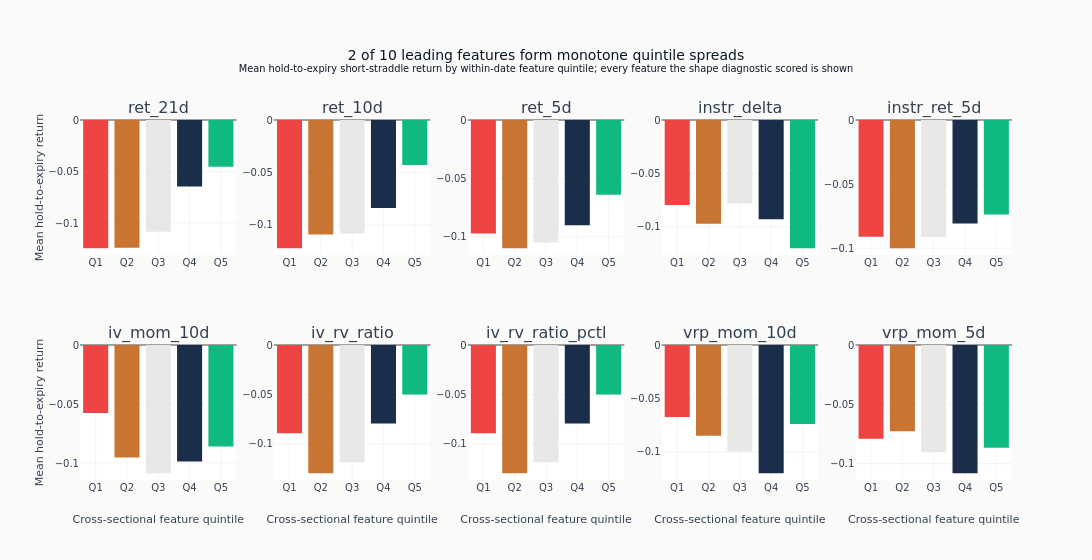

The cell this chart's notebook holds for it:
### Markdown cell above
### Quantile Return Plots

### Code cell
if quantile_spreads:
    # Every feature the shape diagnostic scored is drawn. The title counts monotone
    # profiles over exactly this set, so a subset would leave the count unverifiable
    # against the chart it sits on.
    feats_to_show = list(quantile_spreads.keys())
    n_show = len(feats_to_show)
    n_cols = min(5, n_show)
    n_rows_fig = (n_show + n_cols - 1) // n_cols

    fig = make_subplots(rows=n_rows_fig, cols=n_cols, subplot_titles=feats_to_show)
    for idx, feat in enumerate(feats_to_show):
        r, c = divmod(idx, n_cols)
        q_means = quantile_spreads[feat]["q_means"]
        fig.add_trace(
            go.Bar(
                x=[f"Q{i + 1}" for i in range(len(q_means))],
                y=q_means,
                marker_color=[
                    COLORS["negative"],
                    COLORS["copper"],
                    COLORS["silver_muted"],
                    COLORS["slate"],
                    COLORS["positive"],
                ],
                showlegend=False,
            ),
            row=r + 1,
            col=c + 1,
        )
    fig.update_layout(
        template="ml4t",
        height=280 * n_rows_fig,
        width=1150,
        title={
            "text": (
                f"{n_monotone} of {len(monotonicity_scores)} leading features form monotone "
                "quintile spreads"
                "<br><sup>Mean hold-to-expiry short-straddle return by within-date feature "
                "quintile; every feature the shape diagnostic scored is shown</sup>"
            )
        },
        margin=dict(t=120),
    )
    for col in range(1, n_cols + 1):
        fig.update_xaxes(title_text="Cross-sectional feature quintile", row=n_rows_fig, col=col)
    for row in range(1, n_rows_fig + 1):
        fig.update_yaxes(title_text="Mean hold-to-expiry return", row=row, col=1)
    fig.show()

### Figure 1 — Plotly figure (JSON) as saved in the notebook; plotly's stock layout.template omitted (floating-point values rounded to 4 significant figures)
{"data": [{"marker": {"color": ["#ef4444", "#C87533", "#e8e8e6", "#1a2d4a", "#10b981"]}, "showlegend": false, "type": "bar", "x": ["Q1", "Q2", "Q3", "Q4", "Q5"], "xaxis": "x", "y": [-0.1244, -0.1239, -0.1083, -0.06438, -0.04524], "yaxis": "y"}, {"marker": {"color": ["#ef4444", "#C87533", "#e8e8e6", "#1a2d4a", "#10b981"]}, "showlegend": false, "type": "bar", "x": ["Q1", "Q2", "Q3", "Q4", "Q5"], "xaxis": "x2", "y": [-0.1222, -0.1092, -0.1081, -0.0838, -0.04296], "yaxis": "y2"}, {"marker": {"color": ["#ef4444", "#C87533", "#e8e8e6", "#1a2d4a", "#10b981"]}, "showlegend": false, "type": "bar", "x": ["Q1", "Q2", "Q3", "Q4", "Q5"], "xaxis": "x3", "y": [-0.0973, -0.1099, -0.1049, -0.09029, -0.06413], "yaxis": "y3"}, {"marker": {"color": ["#ef4444", "#C87533", "#e8e8e6", "#1a2d4a", "#10b981"]}, "showlegend": false, "type": "bar", "x": ["Q1", "Q2", "Q3", "Q4", "Q5"], "xaxis": "x4", "y": [-0.0794, -0.09703, -0.07809, -0.09268, -0.1199], "yaxis": "y4"}, {"marker": {"color": ["#ef4444", "#C87533", "#e8e8e6", "#1a2d4a", "#10b981"]}, "showlegend": false, "type": "bar", "x": ["Q1", "Q2", "Q3", "Q4", "Q5"], "xaxis": "x5", "y": [-0.09109, -0.1, -0.09117, -0.08065, -0.07369], "yaxis": "y5"}, {"marker": {"color": ["#ef4444", "#C87533", "#e8e8e6", "#1a2d4a", "#10b981"]}, "showlegend": false, "type": "bar", "x": ["Q1", "Q2", "Q3", "Q4", "Q5"], "xaxis": "x6", "y": [-0.05752, -0.09526, -0.1087, -0.09868, -0.08605], "yaxis": "y6"}, {"marker": {"color": ["#ef4444", "#C87533", "#e8e8e6", "#1a2d4a", "#10b981"]}, "showlegend": false, "type": "bar", "x": ["Q1", "Q2", "Q3", "Q4", "Q5"], "xaxis": "x7", "y": [-0.0891, -0.1296, -0.1184, -0.07943, -0.04994], "yaxis": "y7"}, {"marker": {"color": ["#ef4444", "#C87533", "#e8e8e6", "#1a2d4a", "#10b981"]}, "showlegend": false, "type": "bar", "x": ["Q1", "Q2", "Q3", "Q4", "Q5"], "xaxis": "x8", "y": [-0.0891, -0.1296, -0.1184, -0.07943, -0.04994], "yaxis": "y8"}, {"marker": {"color": ["#ef4444", "#C87533", "#e8e8e6", "#1a2d4a", "#10b981"]}, "showlegend": false, "type": "bar", "x": ["Q1", "Q2", "Q3", "Q4", "Q5"], "xaxis": "x9", "y": [-0.06728, -0.08494, -0.09977, -0.12, -0.07396], "yaxis": "y9"}, {"marker": {"color": ["#ef4444", "#C87533", "#e8e8e6", "#1a2d4a", "#10b981"]}, "showlegend": false, "type": "bar", "x": ["Q1", "Q2", "Q3", "Q4", "Q5"], "xaxis": "x10", "y": [-0.07909, -0.07261, -0.09044, -0.1081, -0.08657], "yaxis": "y10"}], "layout": {"annotations": [{"font": {"size": 16}, "showarrow": false, "text": "ret_21d", "x": 0.084, "xanchor": "center", "xref": "paper", "y": 1.0, "yanchor": "bottom", "yref": "paper"}, {"font": {"size": 16}, "showarrow": false, "text": "ret_10d", "x": 0.292, "xanchor": "center", "xref": "paper", "y": 1.0, "yanchor": "bottom", "yref": "paper"}, {"font": {"size": 16}, "showarrow": false, "text": "ret_5d", "x": 0.5, "xanchor": "center", "xref": "paper", "y": 1.0, "yanchor": "bottom", "yref": "paper"}, {"font": {"size": 16}, "showarrow": false, "text": "instr_delta", "x": 0.708, "xanchor": "center", "xref": "paper", "y": 1.0, "yanchor": "bottom", "yref": "paper"}, {"font": {"size": 16}, "showarrow": false, "text": "instr_ret_5d", "x": 0.916, "xanchor": "center", "xref": "paper", "y": 1.0, "yanchor": "bottom", "yref": "paper"}, {"font": {"size": 16}, "showarrow": false, "text": "iv_mom_10d", "x": 0.084, "xanchor": "center", "xref": "paper", "y": 0.375, "yanchor": "bottom", "yref": "paper"}, {"font": {"size": 16}, "showarrow": false, "text": "iv_rv_ratio", "x": 0.292, "xanchor": "center", "xref": "paper", "y": 0.375, "yanchor": "bottom", "yref": "paper"}, {"font": {"size": 16}, "showarrow": false, "text": "iv_rv_ratio_pctl", "x": 0.5, "xanchor": "center", "xref": "paper", "y": 0.375, "yanchor": "bottom", "yref": "paper"}, {"font": {"size": 16}, "showarrow": false, "text": "vrp_mom_10d", "x": 0.708, "xanchor": "center", "xref": "paper", "y": 0.375, "yanchor": "bottom", "yref": "paper"}, {"font": {"size": 16}, "showarrow": false, "text": "vrp_mom_5d", "x": 0.916, "xanchor": "center", "xref": "paper", "y": 0.375, "yanchor": "bottom", "yref": "paper"}], "height": 560, "margin": {"t": 120}, "title": {"text": "2 of 10 leading features form monotone quintile spreads<br><sup>Mean hold-to-expiry short-straddle return by within-date feature quintile; every feature the shape diagnostic scored is shown</sup>"}, "width": 1150, "xaxis": {"anchor": "y", "domain": [0.0, 0.168]}, "xaxis10": {"anchor": "y10", "domain": [0.832, 1.0], "title": {"text": "Cross-sectional feature quintile"}}, "xaxis2": {"anchor": "y2", "domain": [0.208, 0.376]}, "xaxis3": {"anchor": "y3", "domain": [0.416, 0.584]}, "xaxis4": {"anchor": "y4", "domain": [0.624, 0.792]}, "xaxis5": {"anchor": "y5", "domain": [0.832, 1.0]}, "xaxis6": {"anchor": "y6", "domain": [0.0, 0.168], "title": {"text": "Cross-sectional feature quintile"}}, "xaxis7": {"anchor": "y7", "domain": [0.208, 0.376], "title": {"text": "Cross-sectional feature quintile"}}, "xaxis8": {"anchor": "y8", "domain": [0.416, 0.584], "title": {"text": "Cross-sectional feature quintile"}}, "xaxis9": {"anchor": "y9", "domain": [0.624, 0.792], "title": {"text": "Cross-sectional feature quintile"}}, "yaxis": {"anchor": "x", "domain": [0.625, 1.0], "title": {"text": "Mean hold-to-expiry return"}}, "yaxis10": {"anchor": "x10", "domain": [0.0, 0.375]}, "yaxis2": {"anchor": "x2", "domain": [0.625, 1.0]}, "yaxis3": {"anchor": "x3", "domain": [0.625, 1.0]}, "yaxis4": {"anchor": "x4", "domain": [0.625, 1.0]}, "yaxis5": {"anchor": "x5", "domain": [0.625, 1.0]}, "yaxis6": {"anchor": "x6", "domain": [0.0, 0.375], "title": {"text": "Mean hold-to-expiry return"}}, "yaxis7": {"anchor": "x7", "domain": [0.0, 0.375]}, "yaxis8": {"anchor": "x8", "domain": [0.0, 0.375]}, "yaxis9": {"anchor": "x9", "domain": [0.0, 0.375]}}}
